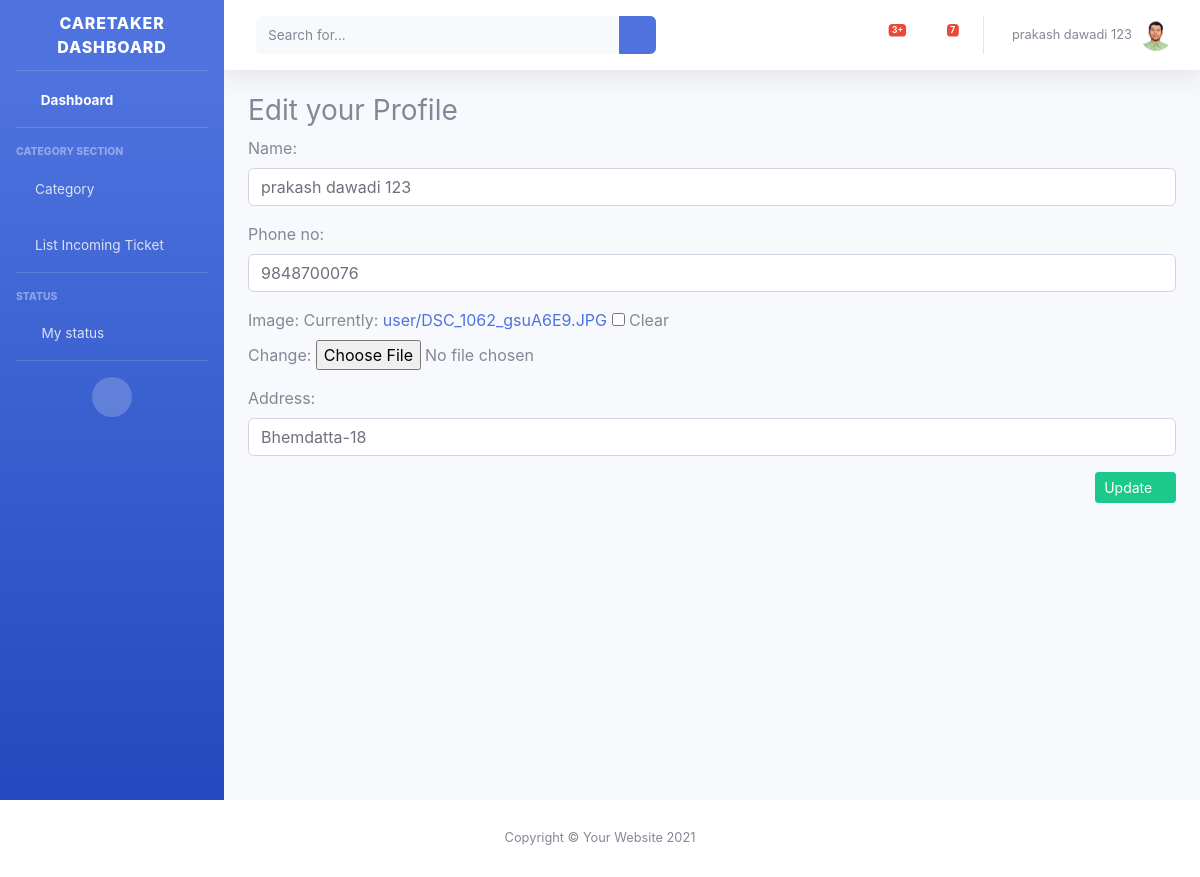
The app's page /user/caretaker/edit-profile/12/ (signed in) with its own data.
### myUser/models.py (models this page shows, shortened)
class User(AbstractBaseUser):
    email = models.EmailField(unique=True,verbose_name='Email')
    name = models.CharField(max_length=20)
    address = models.CharField(max_length=30)
    phone_no = models.CharField(max_length=10)
    image = models.ImageField(upload_to='user/',null=True,blank=False)
    caretaker_status = models.CharField(max_length=9,choices=status,null=True,blank=True)
    is_customer = models.BooleanField(default=False)
    is_Caretaker = models.BooleanField(default=False)
    is_active = models.BooleanField(default=True)
    is_admin= models.BooleanField(default=False)
    created_at=models.DateTimeField(auto_now_add=True)
    updated_at=models.DateTimeField(auto_now=True)
    objects = UserManager()
    USERNAME_FIELD = 'email'
    REQUIRED_FIELDS  = ['name','address','phone_no']

### myUser/views.py (the view, shortened to what this page needs)
# urls.py: path('caretaker/edit-profile/<int:id>/',views.EditCaretakerProfile,name='caretakerprofiles'),
@login_required(login_url='caretakerlogin')
def EditCaretakerProfile(request,id):
    print(request.POST)
    print(request.FILES)
    if not id==request.user.id:
        messages.add_message(request,messages.ERROR,"Invalid url")
        return redirect('caretakerdashboard')
    user_id = User.objects.get(id=id)
    form = CustomerProfile(instance=user_id)
    data = {
        'form':form
    }
    contact_no = str(request.POST.get('phone_no'))
    check = contact_no.isdigit()
    length = len(str(contact_no))
    return render(request, 'caretaker/caretakerprofiles.html',data)

### myUser/form.py
class CustomerProfile(forms.ModelForm):
    name = forms.CharField(
        widget=forms.TextInput(attrs={
            'class': 'form form-control',
            'placeholder': 'enter your full name',
            'max': 20,
            'min': 5,
        }))
    phone_no = forms.CharField(
        widget=forms.TextInput(attrs={
            'class': 'form form-control',
            'placeholder': 'enter your mobile number',
            'max': 10,
        }))
    image = forms.ImageField(required=False)
    address = forms.CharField(
        widget=forms.TextInput(attrs={
            'class': 'form form-control',
            'placeholder': 'enter your  address',
            'max': 50,
            'min': 5,
        }))
    class Meta:
       model = User
       fields = ['name', 'phone_no', 'image', 'address']

### templates/careTaker/caretakerprofiles.html (shortened to what this page needs)
{% extends '../customer/includes/dashboardhome.html' %}
  {% load static %}
                {% block 'body' %}
                <div class="container-fluid">
                      <div id="dashboardcustomer" >
                        <h3 id="customerDashboard">Edit your Profile</h3>
                    </div>
                    <form action="" method="POST" enctype="multipart/form-data">
                        {{ form.as_p }}
                        <button id="updatebutton" class="btn btn-sm btn-success">Update <i class="fa fa-paper-plane"></i></button>
                    </form>
                        </div>
            {% endblock %}

### templates/customer/includes/topbar.html (shortened to what this page needs)
 {% load static %}
                <nav class="navbar navbar-expand navbar-light bg-white topbar mb-4 static-top shadow">
                    <form
                        class="d-none d-sm-inline-block form-inline mr-auto ml-md-3 my-2 my-md-0 mw-100 navbar-search">
                        <div class="input-group">
                            <input type="text" class="form-control bg-light border-0 small" placeholder="Search for..."
                                aria-label="Search" aria-describedby="basic-addon2">
                            <div class="input-group-append">
                                <button class="btn btn-primary" type="button">
                                    <i class="fas fa-search fa-sm"></i>
                                </button>
                            </div>
                        </div>
                    </form>
                    <ul class="navbar-nav ml-auto">
                        <li class="nav-item dropdown no-arrow mx-1">
                            <a class="nav-link dropdown-toggle" href="#" id="alertsDropdown" role="button"
                                data-toggle="dropdown" aria-haspopup="true" aria-expanded="false">
                                <span class="badge badge-danger badge-counter">3+</span>
                            </a>
                        </li>
                        <li class="nav-item dropdown no-arrow mx-1">
                            <a class="nav-link dropdown-toggle" href="#" id="messagesDropdown" role="button"
                                data-toggle="dropdown" aria-haspopup="true" aria-expanded="false">
                                <i class="fas fa-envelope fa-fw"></i>
                                <span class="badge badge-danger badge-counter">7</span>
                            </a>
                        </li>
                        <li class="nav-item dropdown no-arrow">
                            <a class="nav-link dropdown-toggle" href="#" id="userDropdown" role="button"
                                data-toggle="dropdown" aria-haspopup="true" aria-expanded="false">
                                <span class="mr-2 d-none d-lg-inline text-gray-600 small">{{user.name}}</span>
                               {% if user.image %}
                                <img class="img-profile rounded-circle"
                                    src="{{MEDIA_URL}} {{user.image.url}}">
                                {% else %}
                                 <img class="img-profile rounded-circle" src="{% static 'images/default_image.png' %}">
                                {% endif %}
                            </a>
                        </li>
                    </ul>
                </nav>

### templates/careTaker/caretakerprofiles.html (style rules this page uses)
#updatebutton { float:right; }

### records on screen
User: name "prakash dawadi 123", image (picture), phone_no "9848700076", address "Bhemdatta-18"
